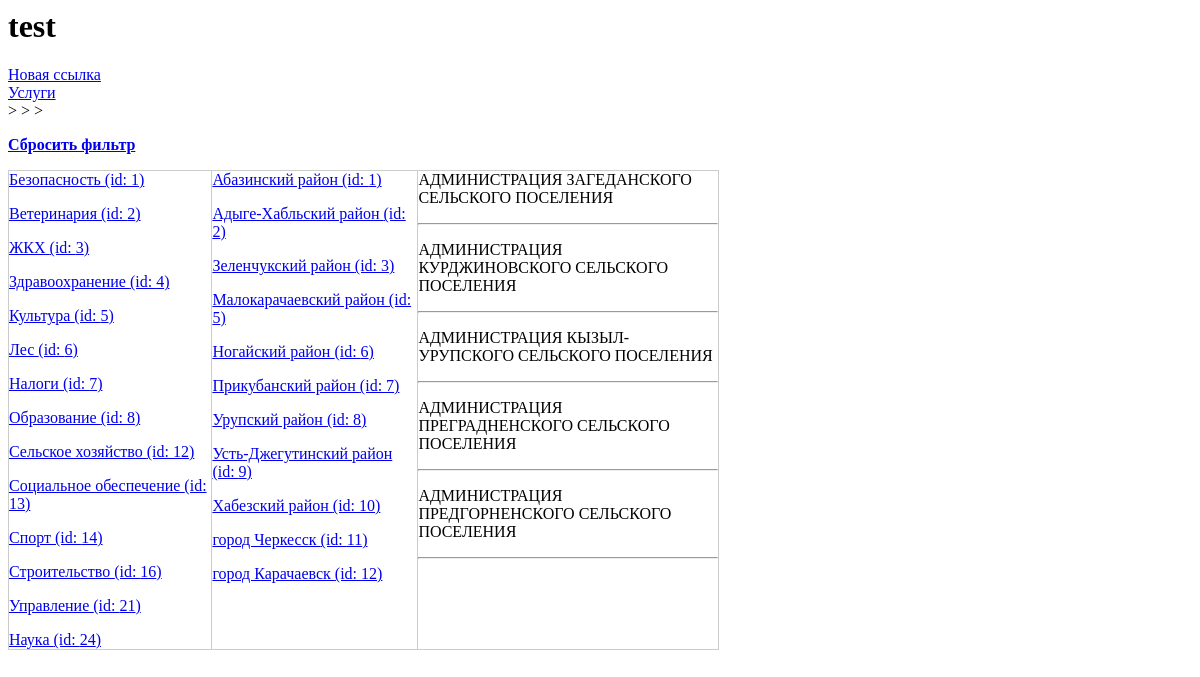
The app's page /, older data.
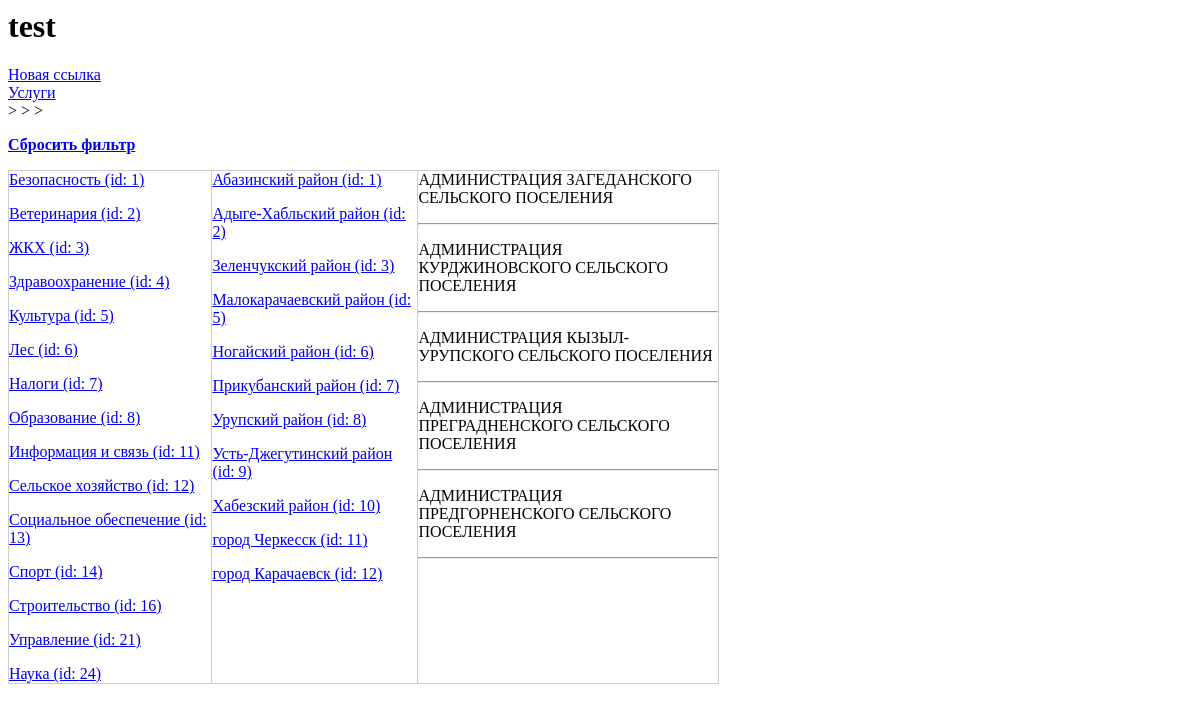
The same page, newer data.
### rep_test_00/models.py (models this page shows, shortened)
class Otrasl(models.Model):
	name = models.CharField(max_length=50, verbose_name='Наименование')
	class Meta:
		verbose_name_plural = 'Отрасли'
		verbose_name = 'Отрасль'

class GorRayon(models.Model):
	region = models.ForeignKey(Regions, null=True, on_delete=models.PROTECT, verbose_name='Регион')
	name = models.CharField(max_length=50, verbose_name='Наименование')
	class Meta:
		verbose_name_plural = 'Города и(или) Районы'
		verbose_name = 'Город и(или) Район'

class Org(models.Model):
	otrasl = models.ForeignKey(Otrasl, null=True, on_delete=models.PROTECT, verbose_name='Отрасль')
	pod_otrasl = ChainedForeignKey(
        PodOtrasl,
        chained_field='otrasl',
        chained_model_field='otrasl',
        show_all=False,
        auto_choose=True,
        null=True,
        verbose_name='Подотрасль')
	region = models.ForeignKey(Regions, null=True, on_delete=models.PROTECT, verbose_name='Регион')
	rayon = ChainedForeignKey(
        GorRayon,
        chained_field='region',
        chained_model_field='region',
        show_all=False,
        auto_choose=True,
        null=True,
        verbose_name='Район')
	nsp = ChainedForeignKey(
        Nsp,
        chained_field='rayon',
        chained_model_field='rayon',
        show_all=False,
        auto_choose=True,
        null=True,
        verbose_name='Населенный пункт')
	inn = models.CharField(max_length=12, null=True, blank=True, verbose_name='ИНН')
	name = models.CharField(max_length=300, verbose_name='Наименование')
	name_short = models.CharField(null=True, max_length=300, verbose_name='Сокращенное наименование')
	okved = models.CharField(null=True, blank=True, max_length=8, verbose_name='ОКВЭД')
	okved_name = models.CharField(null=True, blank=True, max_length=500, verbose_name='ОКВЭД наименование')
	class Meta:
		verbose_name_plural = 'Организации'
		verbose_name = 'Организация'

### rep_test_00/views.py (the view)
# urls.py: path('', index),
def index(request):
	Rayons = GorRayon.objects.filter(org__rayon__gt=0).distinct()
	Nsps = Nsp.objects.filter(org__nsp__gt=0).distinct()
	Otrasls = Otrasl.objects.filter(org__otrasl__gt=0).distinct()
	PodOtrasls = PodOtrasl.objects.filter(org__pod_otrasl__gt=0).distinct()
	Orgs = Org.objects.all()[:5]
	context = {'Rayons':Rayons, 'Nsps':Nsps, 'Otrasls':Otrasls, 'PodOtrasls':PodOtrasls, 'me_otr':ME_OTRASL_ID, 'me_podotr':ME_PODOTRASL_ID, 'me_ray': ME_RAYON_ID, 'me_nsp':ME_NSP_ID, 'Orgs':Orgs }
	return render(request, 'org_selector/index_1.html', context)

### rep_test_00/templates/org_selector/index_1.html (shortened to what this page needs)
{% load static %}
<html>
<head>
	<link rel="stylesheet" href="{% static 'org_selector/style.css'%}">
</head>
<body>
	<h1>test</h1>
	<div>
		<a href="/0/0/0/0/0/">Новая ссылка</a>
		<br>
		<a href="/uslugi/0/0/">Услуги</a>
	</div>
	<div>
		{{ test.0 }} > {{ test.1 }} > {{ test.2 }} > {{ test.3 }}
		<p><a href="/0/0/0/0/"><strong>Сбросить фильтр</strong></a></p>
	</div>
	<div class="d-table">
	<div class="d-tr">
	<div class="d-td">
	{% for otrasl in Otrasls %}
		<p><a href="/{{otrasl.id}}/0/{{me_ray}}/{{me_nsp}}/">{{ otrasl.name }} (id: {{ otrasl.id }})</a></p>
	{% endfor %}
	</div>
	<div class="d-td">
	{% for rayon in Rayons %}
		<p><a href="/{{me_otr}}/{{me_podotr}}/{{rayon.id}}/0/">{{ rayon.name }} (id: {{ rayon.id }})</a></p>
	{% endfor %}
	</div>
	<div class="d-td basic">
		{% if Orgs.count > 0 %}
		{% for org in Orgs %}
			<p>{{ org.name }}</p>
			<hr>
		{% endfor %}
		{% else %}
			<p><strong><em>Нет данных ({{ test.0 }} > {{ test.1 }} > {{ test.2 }} > {{ test.3 }})!</em></strong></p>
		{% endif %}
	</div>
	</div>
	</div>
</body>
</html>

### rep_test_00/static/org_selector/style.css (style rules this page uses)
.d-table { display: table; width: 60%; border-collapse: collapse; }
.d-tr { display: table-row; }
.d-td { display: table-cell; border: none; border: 1px solid #ccc; }
.basic { width: 300px; }

Row changes from the older to the newer data that the page shows:
now on this page (row edited): Otrasl: name "Информация и связь", id "11"
